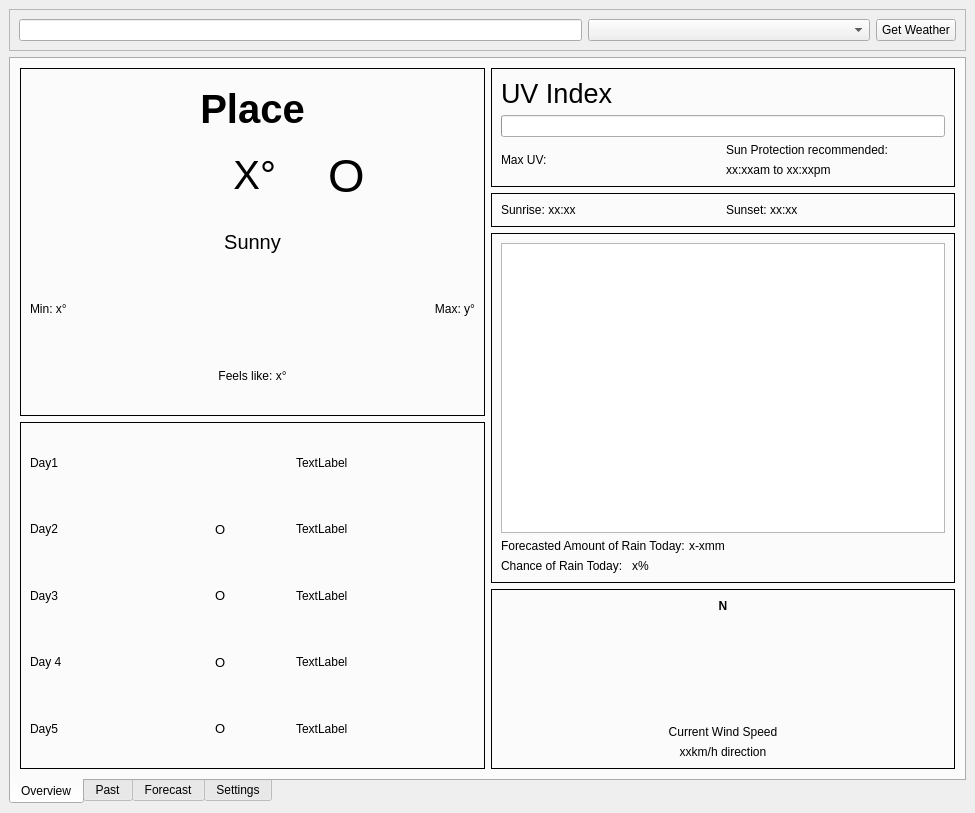
<?xml version="1.0" encoding="UTF-8"?>
<ui version="4.0">
 <class>WeatherApp</class>
 <widget class="QMainWindow" name="WeatherApp">
  <property name="geometry">
   <rect>
    <x>0</x>
    <y>0</y>
    <width>975</width>
    <height>813</height>
   </rect>
  </property>
  <property name="windowTitle">
   <string>MainWindow</string>
  </property>
  <property name="styleSheet">
   <string notr="true"/>
  </property>
  <widget class="QWidget" name="centralwidget">
   <property name="font">
    <font>
     <family>Liberation Sans</family>
    </font>
   </property>
   <layout class="QVBoxLayout" name="verticalLayout" stretch="0,0">
    <item>
     <widget class="QFrame" name="frame_3">
      <property name="frameShape">
       <enum>QFrame::Shape::StyledPanel</enum>
      </property>
      <property name="frameShadow">
       <enum>QFrame::Shadow::Raised</enum>
      </property>
      <layout class="QHBoxLayout" name="horizontalLayout" stretch="2,1,0">
       <item>
        <widget class="QLineEdit" name="location_input">
         <property name="styleSheet">
          <string notr="true"/>
         </property>
        </widget>
       </item>
       <item>
        <widget class="QComboBox" name="location_choices"/>
       </item>
       <item>
        <widget class="QPushButton" name="get_weather_button">
         <property name="text">
          <string>Get Weather</string>
         </property>
        </widget>
       </item>
      </layout>
     </widget>
    </item>
    <item>
     <widget class="QTabWidget" name="tabWidget">
      <property name="tabPosition">
       <enum>QTabWidget::TabPosition::South</enum>
      </property>
      <property name="tabShape">
       <enum>QTabWidget::TabShape::Rounded</enum>
      </property>
      <property name="currentIndex">
       <number>0</number>
      </property>
      <property name="documentMode">
       <bool>false</bool>
      </property>
      <widget class="QWidget" name="overview">
       <attribute name="title">
        <string>Overview</string>
       </attribute>
       <layout class="QHBoxLayout" name="horizontalLayout_12" stretch="1,1">
        <item>
         <layout class="QVBoxLayout" name="left_side">
          <item>
           <widget class="QFrame" name="current_temp">
            <property name="frameShape">
             <enum>QFrame::Shape::Box</enum>
            </property>
            <property name="frameShadow">
             <enum>QFrame::Shadow::Plain</enum>
            </property>
            <layout class="QHBoxLayout" name="horizontalLayout_15">
             <item>
              <layout class="QVBoxLayout" name="verticalLayout_10">
               <item>
                <widget class="QLabel" name="place_overview">
                 <property name="font">
                  <font>
                   <family>Liberation Sans</family>
                   <pointsize>30</pointsize>
                   <bold>true</bold>
                  </font>
                 </property>
                 <property name="text">
                  <string>Place</string>
                 </property>
                 <property name="textFormat">
                  <enum>Qt::TextFormat::PlainText</enum>
                 </property>
                 <property name="alignment">
                  <set>Qt::AlignmentFlag::AlignCenter</set>
                 </property>
                </widget>
               </item>
               <item>
                <layout class="QHBoxLayout" name="horizontalLayout_11" stretch="0,0">
                 <item>
                  <widget class="QLabel" name="current_temp_overview">
                   <property name="maximumSize">
                    <size>
                     <width>200</width>
                     <height>50</height>
                    </size>
                   </property>
                   <property name="font">
                    <font>
                     <family>Liberation Sans</family>
                     <pointsize>30</pointsize>
                    </font>
                   </property>
                   <property name="text">
                    <string>X°</string>
                   </property>
                   <property name="alignment">
                    <set>Qt::AlignmentFlag::AlignRight|Qt::AlignmentFlag::AlignTrailing|Qt::AlignmentFlag::AlignVCenter</set>
                   </property>
                  </widget>
                 </item>
                 <item>
                  <widget class="QLabel" name="current_day_icon_overview">
                   <property name="maximumSize">
                    <size>
                     <width>100</width>
                     <height>100</height>
                    </size>
                   </property>
                   <property name="font">
                    <font>
                     <family>Liberation Sans</family>
                     <pointsize>35</pointsize>
                    </font>
                   </property>
                   <property name="text">
                    <string>O</string>
                   </property>
                  </widget>
                 </item>
                </layout>
               </item>
               <item>
                <widget class="QLabel" name="current_condtions_overview">
                 <property name="font">
                  <font>
                   <family>Liberation Sans</family>
                   <pointsize>15</pointsize>
                  </font>
                 </property>
                 <property name="text">
                  <string>Sunny</string>
                 </property>
                 <property name="alignment">
                  <set>Qt::AlignmentFlag::AlignCenter</set>
                 </property>
                </widget>
               </item>
               <item>
                <layout class="QHBoxLayout" name="horizontalLayout_10">
                 <item>
                  <widget class="QLabel" name="min_temp_overview">
                   <property name="font">
                    <font>
                     <family>Liberation Sans</family>
                    </font>
                   </property>
                   <property name="text">
                    <string>Min: x°</string>
                   </property>
                   <property name="alignment">
                    <set>Qt::AlignmentFlag::AlignLeading|Qt::AlignmentFlag::AlignLeft|Qt::AlignmentFlag::AlignVCenter</set>
                   </property>
                  </widget>
                 </item>
                 <item>
                  <widget class="QLabel" name="max_temp_overview">
                   <property name="text">
                    <string>Max: y°</string>
                   </property>
                   <property name="alignment">
                    <set>Qt::AlignmentFlag::AlignRight|Qt::AlignmentFlag::AlignTrailing|Qt::AlignmentFlag::AlignVCenter</set>
                   </property>
                  </widget>
                 </item>
                </layout>
               </item>
               <item>
                <widget class="QLabel" name="feels_like_temp_overview">
                 <property name="text">
                  <string>Feels like: x°</string>
                 </property>
                 <property name="alignment">
                  <set>Qt::AlignmentFlag::AlignCenter</set>
                 </property>
                </widget>
               </item>
              </layout>
             </item>
            </layout>
           </widget>
          </item>
          <item>
           <widget class="QFrame" name="forecast_overview">
            <property name="frameShape">
             <enum>QFrame::Shape::Box</enum>
            </property>
            <property name="frameShadow">
             <enum>QFrame::Shadow::Plain</enum>
            </property>
            <layout class="QHBoxLayout" name="horizontalLayout_9">
             <item>
              <layout class="QVBoxLayout" name="verticalLayout_2">
               <item>
                <widget class="QLabel" name="day1_overview">
                 <property name="text">
                  <string>Day1</string>
                 </property>
                </widget>
               </item>
               <item>
                <widget class="QLabel" name="day2_overview">
                 <property name="text">
                  <string>Day2</string>
                 </property>
                </widget>
               </item>
               <item>
                <widget class="QLabel" name="day3_overview">
                 <property name="text">
                  <string>Day3</string>
                 </property>
                </widget>
               </item>
               <item>
                <widget class="QLabel" name="day4_overview">
                 <property name="text">
                  <string>Day 4</string>
                 </property>
                </widget>
               </item>
               <item>
                <widget class="QLabel" name="day5_overview">
                 <property name="text">
                  <string>Day5</string>
                 </property>
                </widget>
               </item>
              </layout>
             </item>
             <item>
              <layout class="QVBoxLayout" name="verticalLayout_3">
               <item>
                <widget class="QLabel" name="icon_overview1">
                 <property name="maximumSize">
                  <size>
                   <width>75</width>
                   <height>75</height>
                  </size>
                 </property>
                 <property name="font">
                  <font>
                   <family>Liberation Sans</family>
                   <pointsize>10</pointsize>
                  </font>
                 </property>
                 <property name="text">
                  <string/>
                 </property>
                 <property name="pixmap">
                  <pixmap>../8a3a0566/sunny.png</pixmap>
                 </property>
                 <property name="scaledContents">
                  <bool>true</bool>
                 </property>
                </widget>
               </item>
               <item>
                <widget class="QLabel" name="icon_overview2">
                 <property name="maximumSize">
                  <size>
                   <width>75</width>
                   <height>75</height>
                  </size>
                 </property>
                 <property name="font">
                  <font>
                   <family>Liberation Sans</family>
                   <pointsize>10</pointsize>
                  </font>
                 </property>
                 <property name="text">
                  <string>O</string>
                 </property>
                </widget>
               </item>
               <item>
                <widget class="QLabel" name="icon_overview3">
                 <property name="maximumSize">
                  <size>
                   <width>75</width>
                   <height>75</height>
                  </size>
                 </property>
                 <property name="font">
                  <font>
                   <family>Liberation Sans</family>
                   <pointsize>10</pointsize>
                  </font>
                 </property>
                 <property name="text">
                  <string>O</string>
                 </property>
                </widget>
               </item>
               <item>
                <widget class="QLabel" name="icon_overview4">
                 <property name="maximumSize">
                  <size>
                   <width>75</width>
                   <height>75</height>
                  </size>
                 </property>
                 <property name="font">
                  <font>
                   <family>Liberation Sans</family>
                   <pointsize>10</pointsize>
                  </font>
                 </property>
                 <property name="text">
                  <string>O</string>
                 </property>
                </widget>
               </item>
               <item>
                <widget class="QLabel" name="icon_overview5">
                 <property name="maximumSize">
                  <size>
                   <width>75</width>
                   <height>75</height>
                  </size>
                 </property>
                 <property name="font">
                  <font>
                   <family>Liberation Sans</family>
                   <pointsize>10</pointsize>
                  </font>
                 </property>
                 <property name="text">
                  <string>O</string>
                 </property>
                </widget>
               </item>
              </layout>
             </item>
             <item>
              <layout class="QVBoxLayout" name="verticalLayout_4">
               <item>
                <widget class="QLabel" name="day1_temp_overview">
                 <property name="text">
                  <string>TextLabel</string>
                 </property>
                </widget>
               </item>
               <item>
                <widget class="QLabel" name="day2_temp_overview">
                 <property name="text">
                  <string>TextLabel</string>
                 </property>
                </widget>
               </item>
               <item>
                <widget class="QLabel" name="day3_temp_overview">
                 <property name="text">
                  <string>TextLabel</string>
                 </property>
                </widget>
               </item>
               <item>
                <widget class="QLabel" name="day4_temp_overview">
                 <property name="text">
                  <string>TextLabel</string>
                 </property>
                </widget>
               </item>
               <item>
                <widget class="QLabel" name="day5_temp_overview">
                 <property name="text">
                  <string>TextLabel</string>
                 </property>
                </widget>
               </item>
              </layout>
             </item>
            </layout>
           </widget>
          </item>
         </layout>
        </item>
        <item>
         <layout class="QVBoxLayout" name="right_side">
          <item>
           <widget class="QFrame" name="uv_index">
            <property name="frameShape">
             <enum>QFrame::Shape::Box</enum>
            </property>
            <property name="frameShadow">
             <enum>QFrame::Shadow::Plain</enum>
            </property>
            <layout class="QHBoxLayout" name="horizontalLayout_6">
             <item>
              <layout class="QVBoxLayout" name="verticalLayout_6">
               <item>
                <layout class="QVBoxLayout" name="verticalLayout_5">
                 <item>
                  <widget class="QLabel" name="label_17">
                   <property name="font">
                    <font>
                     <family>Liberation Sans</family>
                     <pointsize>20</pointsize>
                    </font>
                   </property>
                   <property name="text">
                    <string>UV Index</string>
                   </property>
                  </widget>
                 </item>
                 <item>
                  <widget class="QProgressBar" name="uv_index_bar">
                   <property name="minimum">
                    <number>0</number>
                   </property>
                   <property name="maximum">
                    <number>11</number>
                   </property>
                   <property name="value">
                    <number>0</number>
                   </property>
                   <property name="alignment">
                    <set>Qt::AlignmentFlag::AlignLeading|Qt::AlignmentFlag::AlignLeft|Qt::AlignmentFlag::AlignTop</set>
                   </property>
                   <property name="textVisible">
                    <bool>false</bool>
                   </property>
                   <property name="orientation">
                    <enum>Qt::Orientation::Horizontal</enum>
                   </property>
                   <property name="invertedAppearance">
                    <bool>false</bool>
                   </property>
                  </widget>
                 </item>
                 <item>
                  <layout class="QHBoxLayout" name="horizontalLayout_5" stretch="0,0">
                   <item>
                    <widget class="QLabel" name="max_uv_overview">
                     <property name="text">
                      <string>Max UV:</string>
                     </property>
                    </widget>
                   </item>
                   <item>
                    <layout class="QVBoxLayout" name="verticalLayout_7">
                     <item>
                      <widget class="QLabel" name="sun_protection_recommended_overview">
                       <property name="text">
                        <string>Sun Protection recommended:</string>
                       </property>
                      </widget>
                     </item>
                     <item>
                      <widget class="QLabel" name="protection_time_overview">
                       <property name="text">
                        <string>xx:xxam to xx:xxpm</string>
                       </property>
                      </widget>
                     </item>
                    </layout>
                   </item>
                  </layout>
                 </item>
                </layout>
               </item>
              </layout>
             </item>
            </layout>
           </widget>
          </item>
          <item>
           <widget class="QFrame" name="sunrise_and_set">
            <property name="frameShape">
             <enum>QFrame::Shape::Box</enum>
            </property>
            <property name="frameShadow">
             <enum>QFrame::Shadow::Plain</enum>
            </property>
            <layout class="QHBoxLayout" name="horizontalLayout_7">
             <item>
              <layout class="QHBoxLayout" name="horizontalLayout_4">
               <item>
                <widget class="QLabel" name="sunrise_overview">
                 <property name="text">
                  <string>Sunrise: xx:xx</string>
                 </property>
                </widget>
               </item>
               <item>
                <widget class="QLabel" name="sunset_overview">
                 <property name="text">
                  <string>Sunset: xx:xx</string>
                 </property>
                </widget>
               </item>
              </layout>
             </item>
            </layout>
           </widget>
          </item>
          <item>
           <widget class="QFrame" name="amount_of_rain">
            <property name="frameShape">
             <enum>QFrame::Shape::Box</enum>
            </property>
            <property name="frameShadow">
             <enum>QFrame::Shadow::Plain</enum>
            </property>
            <layout class="QVBoxLayout" name="verticalLayout_11">
             <item>
              <widget class="GraphPlot" name="rain_graph_overview"/>
             </item>
             <item>
              <layout class="QHBoxLayout" name="horizontalLayout_17" stretch="1,20">
               <property name="spacing">
                <number>0</number>
               </property>
               <property name="bottomMargin">
                <number>0</number>
               </property>
               <item>
                <widget class="QLabel" name="label_6">
                 <property name="text">
                  <string>Forecasted Amount of Rain Today: </string>
                 </property>
                </widget>
               </item>
               <item>
                <widget class="QLabel" name="forecast_amount_of_rain_overview">
                 <property name="text">
                  <string>x-xmm</string>
                 </property>
                </widget>
               </item>
              </layout>
             </item>
             <item>
              <layout class="QHBoxLayout" name="horizontalLayout_18" stretch="1,20">
               <item>
                <widget class="QLabel" name="label_4">
                 <property name="text">
                  <string>Chance of Rain Today: </string>
                 </property>
                </widget>
               </item>
               <item>
                <widget class="QLabel" name="chance_of_rain_overview">
                 <property name="text">
                  <string>x%</string>
                 </property>
                </widget>
               </item>
              </layout>
             </item>
            </layout>
           </widget>
          </item>
          <item>
           <widget class="QFrame" name="wind_speed">
            <property name="frameShape">
             <enum>QFrame::Shape::Box</enum>
            </property>
            <property name="frameShadow">
             <enum>QFrame::Shadow::Plain</enum>
            </property>
            <layout class="QVBoxLayout" name="verticalLayout_9">
             <item>
              <widget class="QLabel" name="label">
               <property name="font">
                <font>
                 <family>Liberation Sans</family>
                 <bold>true</bold>
                </font>
               </property>
               <property name="text">
                <string>N</string>
               </property>
               <property name="alignment">
                <set>Qt::AlignmentFlag::AlignCenter</set>
               </property>
              </widget>
             </item>
             <item>
              <widget class="CompassWidget" name="compass_widget" native="true">
               <property name="minimumSize">
                <size>
                 <width>100</width>
                 <height>100</height>
                </size>
               </property>
              </widget>
             </item>
             <item>
              <layout class="QVBoxLayout" name="verticalLayout_8">
               <item>
                <widget class="QLabel" name="label_25">
                 <property name="text">
                  <string>Current Wind Speed</string>
                 </property>
                 <property name="alignment">
                  <set>Qt::AlignmentFlag::AlignCenter</set>
                 </property>
                </widget>
               </item>
               <item>
                <widget class="QLabel" name="wind_speed_overview">
                 <property name="text">
                  <string>xxkm/h direction</string>
                 </property>
                 <property name="alignment">
                  <set>Qt::AlignmentFlag::AlignCenter</set>
                 </property>
                </widget>
               </item>
              </layout>
             </item>
            </layout>
           </widget>
          </item>
         </layout>
        </item>
       </layout>
      </widget>
      <widget class="QWidget" name="past_weather">
       <attribute name="title">
        <string>Past</string>
       </attribute>
       <layout class="QVBoxLayout" name="verticalLayout_12">
        <item>
         <widget class="QFrame" name="Highlights">
          <property name="frameShape">
           <enum>QFrame::Shape::NoFrame</enum>
          </property>
          <property name="frameShadow">
           <enum>QFrame::Shadow::Plain</enum>
          </property>
          <layout class="QGridLayout" name="gridLayout">
           <item row="2" column="0">
            <widget class="QFrame" name="highest_gust_speed">
             <property name="frameShape">
              <enum>QFrame::Shape::Box</enum>
             </property>
             <property name="frameShadow">
              <enum>QFrame::Shadow::Plain</enum>
             </property>
             <layout class="QVBoxLayout" name="verticalLayout_19">
              <item>
               <layout class="QVBoxLayout" name="verticalLayout_15">
                <item>
                 <layout class="QHBoxLayout" name="horizontalLayout_8" stretch="1,20">
                  <item>
                   <widget class="QLabel" name="highlights_gust_speed">
                    <property name="font">
                     <font>
                      <family>Liberation Sans</family>
                      <pointsize>15</pointsize>
                     </font>
                    </property>
                    <property name="text">
                     <string>XXkm/h</string>
                    </property>
                   </widget>
                  </item>
                  <item>
                   <widget class="QLabel" name="highlights_gust_speed_time">
                    <property name="text">
                     <string>at xx:xx</string>
                    </property>
                   </widget>
                  </item>
                 </layout>
                </item>
                <item>
                 <widget class="QLabel" name="label_35">
                  <property name="text">
                   <string>Highest Wind Gust</string>
                  </property>
                 </widget>
                </item>
               </layout>
              </item>
             </layout>
            </widget>
           </item>
           <item row="1" column="0">
            <widget class="QFrame" name="highest_temperature">
             <property name="frameShape">
              <enum>QFrame::Shape::Box</enum>
             </property>
             <property name="frameShadow">
              <enum>QFrame::Shadow::Plain</enum>
             </property>
             <layout class="QVBoxLayout" name="verticalLayout_18">
              <item>
               <layout class="QVBoxLayout" name="verticalLayout_13">
                <item>
                 <layout class="QHBoxLayout" name="horizontalLayout_2" stretch="1,20">
                  <item>
                   <widget class="QLabel" name="highlights_max_temp">
                    <property name="font">
                     <font>
                      <family>Liberation Sans</family>
                      <pointsize>15</pointsize>
                     </font>
                    </property>
                    <property name="text">
                     <string>XX°</string>
                    </property>
                   </widget>
                  </item>
                  <item>
                   <widget class="QLabel" name="highlights_max_temp_time">
                    <property name="text">
                     <string>at xx:xx</string>
                    </property>
                   </widget>
                  </item>
                 </layout>
                </item>
                <item>
                 <widget class="QLabel" name="label_29">
                  <property name="text">
                   <string>Highest Temperature</string>
                  </property>
                 </widget>
                </item>
               </layout>
              </item>
             </layout>
            </widget>
           </item>
           <item row="2" column="1">
            <widget class="QFrame" name="amount_of_rain_9am">
             <property name="frameShape">
              <enum>QFrame::Shape::Box</enum>
             </property>
             <property name="frameShadow">
              <enum>QFrame::Shadow::Plain</enum>
             </property>
             <layout class="QVBoxLayout" name="verticalLayout_17">
              <item>
               <layout class="QVBoxLayout" name="verticalLayout_16">
                <item>
                 <layout class="QHBoxLayout" name="horizontalLayout_13" stretch="1,20">
                  <item>
                   <widget class="QLabel" name="highlights_rain_since_9am">
                    <property name="font">
                     <font>
                      <family>Liberation Sans</family>
                      <pointsize>15</pointsize>
                     </font>
                    </property>
                    <property name="text">
                     <string>Xmm</string>
                    </property>
                   </widget>
                  </item>
                  <item>
                   <widget class="QLabel" name="label_37">
                    <property name="text">
                     <string>since 9am</string>
                    </property>
                   </widget>
                  </item>
                 </layout>
                </item>
                <item>
                 <widget class="QLabel" name="label_38">
                  <property name="text">
                   <string>Rain</string>
                  </property>
                 </widget>
                </item>
               </layout>
              </item>
             </layout>
            </widget>
           </item>
           <item row="1" column="1">
            <widget class="QFrame" name="lowest_temperature">
             <property name="frameShape">
              <enum>QFrame::Shape::Box</enum>
             </property>
             <property name="frameShadow">
              <enum>QFrame::Shadow::Plain</enum>
             </property>
             <layout class="QHBoxLayout" name="horizontalLayout_14">
              <item>
               <layout class="QVBoxLayout" name="verticalLayout_14">
                <item>
                 <layout class="QHBoxLayout" name="horizontalLayout_3" stretch="1,20">
                  <item>
                   <widget class="QLabel" name="highlights_min_temp">
                    <property name="font">
                     <font>
                      <family>Liberation Sans</family>
                      <pointsize>15</pointsize>
                     </font>
                    </property>
                    <property name="text">
                     <string>XX°</string>
                    </property>
                   </widget>
                  </item>
                  <item>
                   <widget class="QLabel" name="highlights_min_temp_time">
                    <property name="text">
                     <string>at xx:xx</string>
                    </property>
                   </widget>
                  </item>
                 </layout>
                </item>
                <item>
                 <widget class="QLabel" name="label_32">
                  <property name="text">
                   <string>Lowest Temperature</string>
                  </property>
                 </widget>
                </item>
               </layout>
              </item>
             </layout>
            </widget>
           </item>
          </layout>
         </widget>
        </item>
        <item>
         <widget class="QFrame" name="Details">
          <property name="frameShape">
           <enum>QFrame::Shape::StyledPanel</enum>
          </property>
          <property name="frameShadow">
           <enum>QFrame::Shadow::Raised</enum>
          </property>
          <layout class="QHBoxLayout" name="horizontalLayout_16">
           <item>
            <widget class="QTableWidget" name="observation_info_table"/>
           </item>
          </layout>
         </widget>
        </item>
       </layout>
      </widget>
      <widget class="QWidget" name="forecast_weather">
       <attribute name="title">
        <string>Forecast</string>
       </attribute>
       <layout class="QVBoxLayout" name="verticalLayout_20">
        <item>
         <widget class="QTableWidget" name="forecast_info_table"/>
        </item>
       </layout>
      </widget>
      <widget class="QWidget" name="settings">
       <attribute name="title">
        <string>Settings</string>
       </attribute>
       <widget class="QLabel" name="label_3">
        <property name="geometry">
         <rect>
          <x>10</x>
          <y>0</y>
          <width>271</width>
          <height>61</height>
         </rect>
        </property>
        <property name="font">
         <font>
          <family>Liberation Sans</family>
          <pointsize>25</pointsize>
          <bold>true</bold>
         </font>
        </property>
        <property name="text">
         <string>Gavin's Weather</string>
        </property>
       </widget>
      </widget>
     </widget>
    </item>
   </layout>
  </widget>
 </widget>
 <customwidgets>
  <customwidget>
   <class>CompassWidget</class>
   <extends>QWidget</extends>
   <header>compasswidget.h</header>
   <container>1</container>
  </customwidget>
  <customwidget>
   <class>GraphPlot</class>
   <extends>QGraphicsView</extends>
   <header>graphplot.h</header>
  </customwidget>
 </customwidgets>
 <resources/>
 <connections/>
</ui>
